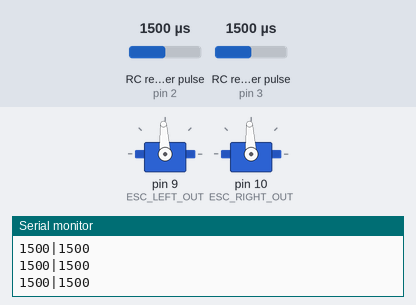
Simulated run of this sketch. Board: Arduino Uno, built with avr-gcc and run on an emulated ATmega328P. Shown: 2 × servo, the last lines printed to the serial monitor. Wiring (inferred from the names in the program): 2 × RC receiver channel: data pin 2 / data pin 3. The test bench sets the inputs (shaded band); at power-on: RC receiver pulse (sensors on pin 2, pin 3) 1500 µs.

Above: at 3.2 s.
3.3 s: RC receiver pulse (sensor on pin 2) set to 1020 µs
At 4.2 s:
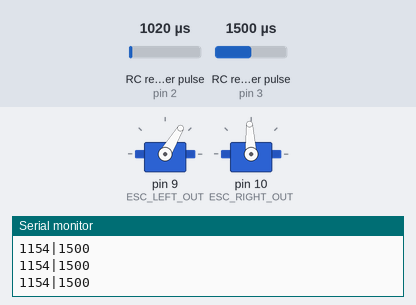
4.8 s: RC receiver pulse (sensor on pin 3) set to 1020 µs
At 5.3 s:
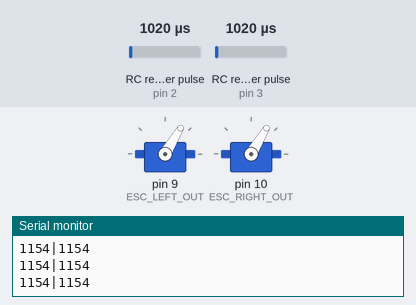
6.3 s: RC receiver pulse (sensor on pin 2) set to 1250 µs
At 7.5 s:
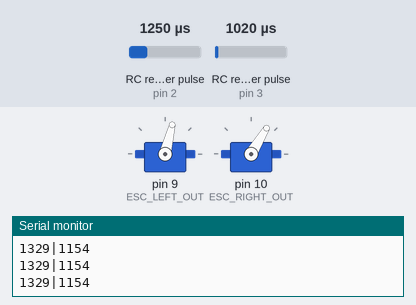
7.8 s: RC receiver pulse (sensor on pin 3) set to 1250 µs
At 8.8 s:
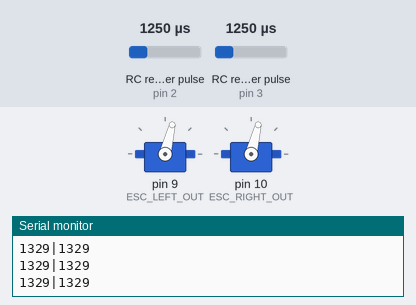
9.3 s: RC receiver pulse (sensor on pin 2) set to 1500 µs
At 9.9 s:
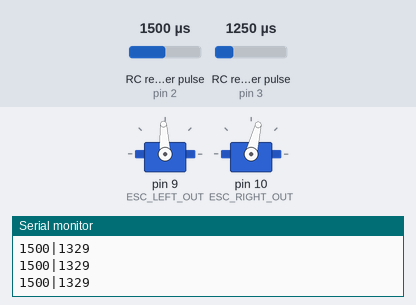
10.8 s: RC receiver pulse (sensor on pin 3) set to 1750 µs
At 11.1 s:
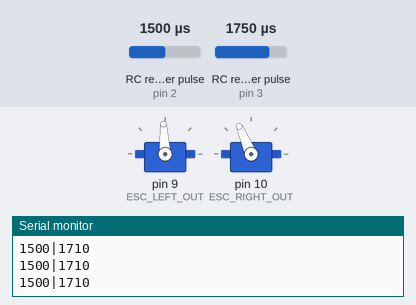
Timing chart, 0 to 13.3 s (numbered marks = the images above; inputs shaded):
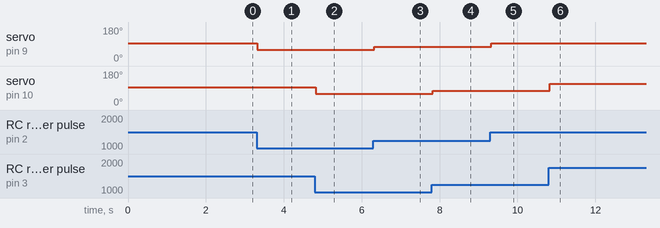

The sketch:

original.ino
```cpp
#include <Servo.h>

/*
 * Dual thrusters (Left/Right) — read PWM from RX, drive ESCs
 * Rule:
 *   - Valid RX range: 1000..2000 µs  → linearly map to 1100..1900 µs
 *   - Near center (±deadband)        → 1500 µs (stop)
 *   - Out of range (<1000 or >2000)  → 1500 µs (treat as disconnect/fault)
 * Notes:
 *   - Pin 1 is HW Serial TX; using it as input while Serial is active can be flaky.
 */

// === Pins ===
const int CH_LEFT_IN    = 2;   // RX left channel (PWM)  (consider moving off pin 1 if you see glitches)
const int CH_RIGHT_IN   = 3;   // RX right channel (PWM)
const int ESC_LEFT_OUT  = 9;   // Left ESC signal
const int ESC_RIGHT_OUT = 10;  // Right ESC signal

// === Timing ===
const unsigned long PULSE_TIMEOUT_US = 25000; // pulseIn timeout (~25 ms)
const unsigned long FAILSAFE_MS      = 200;   // backup: stop if no update in 200 ms

// === RX valid range and ESC range ===
const int RX_VALID_MIN = 950;   // treat <1000 as disconnect/fault (your log shows ~871)
const int RX_VALID_MAX = 2000;
const int ESC_MIN = 1100;
const int ESC_MID = 1500;
const int ESC_MAX = 1900;

// === Deadband around center ===
const int RC_MID       = 1500;
const int DEADBAND_US  = 25;

Servo escL, escR;
unsigned long lastUpdateL = 0, lastUpdateR = 0;

// Map: 1000..2000 → 1100..1900 with center deadband; else return 1500
int mapLinearToEsc(long inUs) {
  if (inUs == 0) return ESC_MID; // no pulse (timeout) → stop
  if (inUs < RX_VALID_MIN || inUs > RX_VALID_MAX) return ESC_MID; // out of range → stop

  // snap to exact center within deadband
  if (abs((int)inUs - RC_MID) <= DEADBAND_US) return ESC_MID;

  // linear map full span; then clamp
  long out = map(inUs, RX_VALID_MIN, RX_VALID_MAX, ESC_MIN, ESC_MAX);
  if (out < ESC_MIN) out = ESC_MIN;
  if (out > ESC_MAX) out = ESC_MAX;
  return (int)out;
}

void setup() {
  pinMode(CH_LEFT_IN,  INPUT);
  pinMode(CH_RIGHT_IN, INPUT);

  Serial.begin(115200);
  while (!Serial) {}

  escL.attach(ESC_LEFT_OUT);
  escR.attach(ESC_RIGHT_OUT);

  // ESC init: hold 1500 µs for 2 s
  escL.writeMicroseconds(ESC_MID);
  escR.writeMicroseconds(ESC_MID);
  delay(2000);

  Serial.println("inL|outL|inR|outR");
}

void loop() {
  unsigned long now = millis();

  // Read RX pulses (blocking with timeout)
  unsigned long inL = pulseIn(CH_LEFT_IN,  HIGH, PULSE_TIMEOUT_US);
  unsigned long inR = pulseIn(CH_RIGHT_IN, HIGH, PULSE_TIMEOUT_US);

  if (inL != 0) lastUpdateL = now;
  if (inR != 0) lastUpdateR = now;

  // Map according to the rule above
  int outL = mapLinearToEsc((long)inL);
  int outR = mapLinearToEsc((long)inR);

  // Backup timeout failsafe (if pulses stall for a while)
  if (now - lastUpdateL > FAILSAFE_MS) outL = ESC_MID;
  if (now - lastUpdateR > FAILSAFE_MS) outR = ESC_MID;

  // Drive ESCs
  escL.writeMicroseconds(outL);
  escR.writeMicroseconds(outR);

  // Log: inL|outL|inR|outR
 Serial.print(outL);Serial.print('|');Serial.println(outR);

  delay(5);
}
```

Measured:
- after the input at 3.3 s, servo on pin 9 (ESC_LEFT_OUT): 93° → 59° at once
- after the input at 4.8 s, servo on pin 10 (ESC_RIGHT_OUT): 93° → 59° at once
- after the input at 6.3 s, servo on pin 9 (ESC_LEFT_OUT): 59° → 76° at once
- after the input at 7.8 s, servo on pin 10 (ESC_RIGHT_OUT): 59° → 76° at once
- after the input at 9.3 s, servo on pin 9 (ESC_LEFT_OUT): 76° → 93° at once
- after the input at 10.8 s, servo on pin 10 (ESC_RIGHT_OUT): 76° → 113° at once
